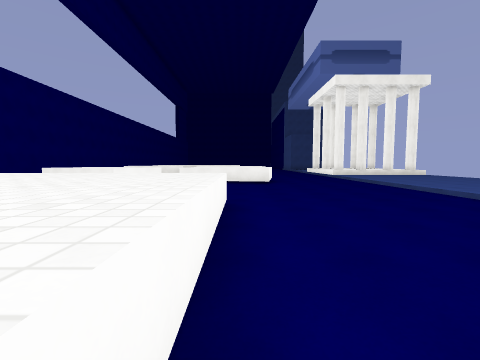
view 1 (above)

18 first-person views from a walk through a scene from a Unity 3-D project. The camera is 1.5 m above the floor, tilts 4° down and sees 90° across. The floor is counted in squares, 2 m on a side. Each view is taken from the middle of a square. On the plan, view 1 faces up. The plan holds only what a view shows up to about 9 squares ahead; the rest is blank. The place goes on beyond the plan. The player character is not drawn. Some surface patterns are stand-ins.

view 2
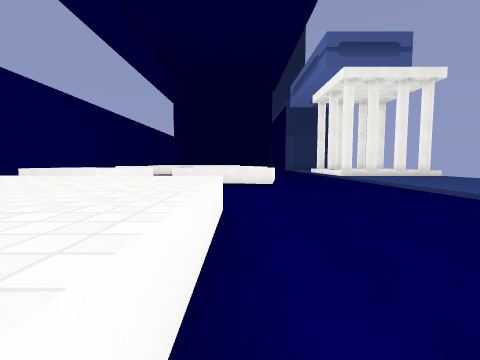

view 3
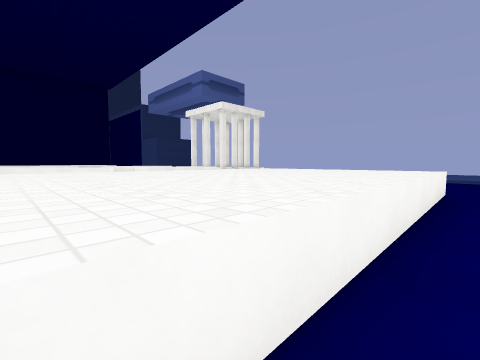

view 4
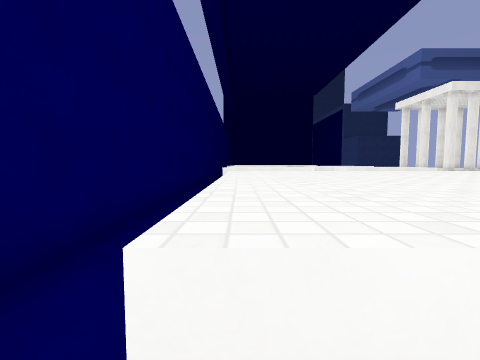

view 5
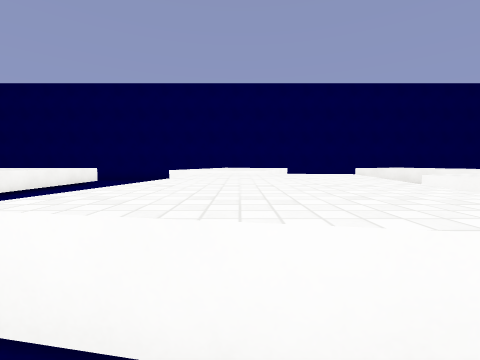

view 6
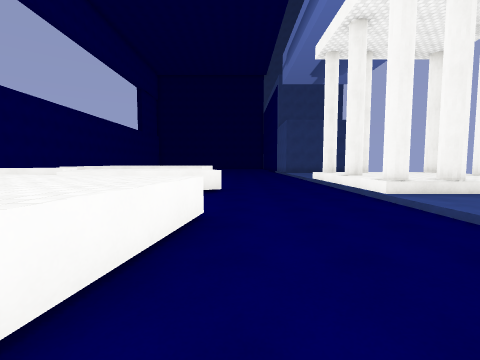

view 7
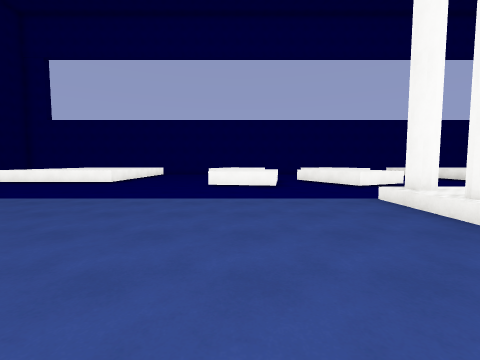

view 8
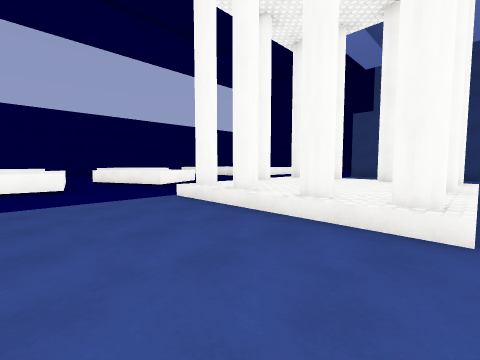

view 9
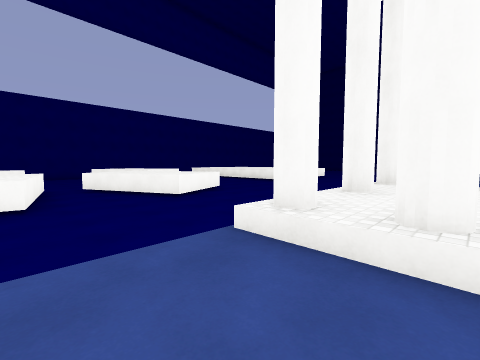

view 10
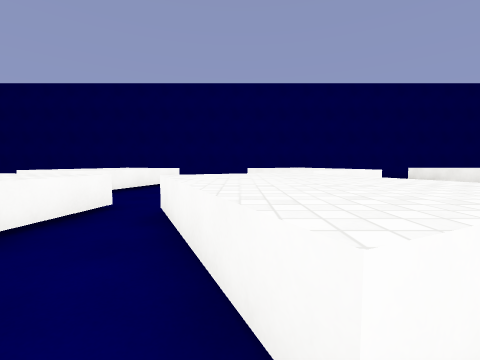

view 11
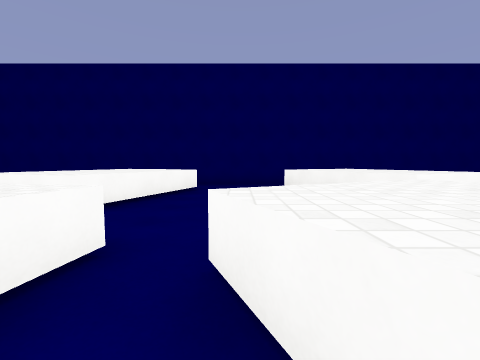

view 12
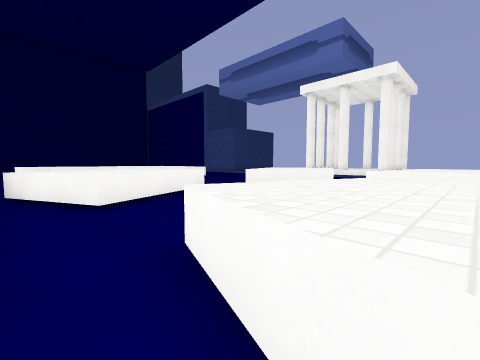

view 13
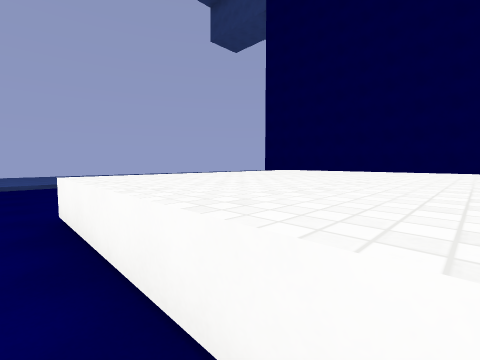

view 14
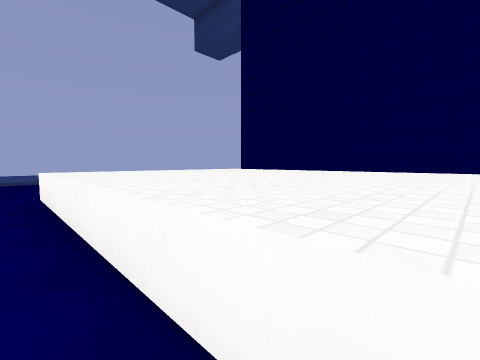

view 15
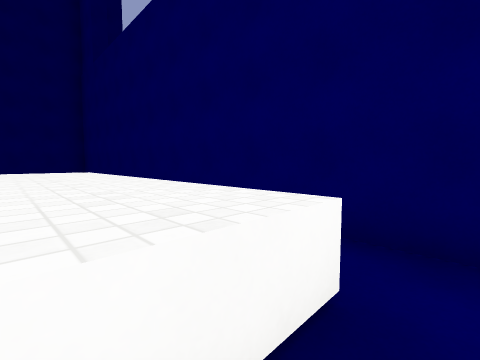

view 16
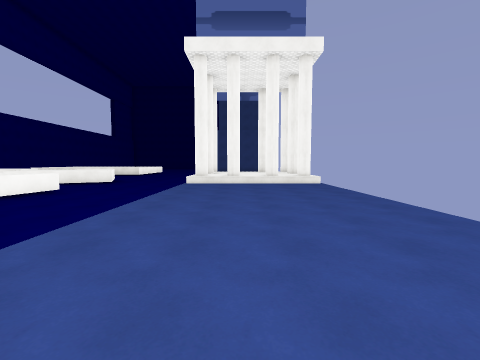

view 17
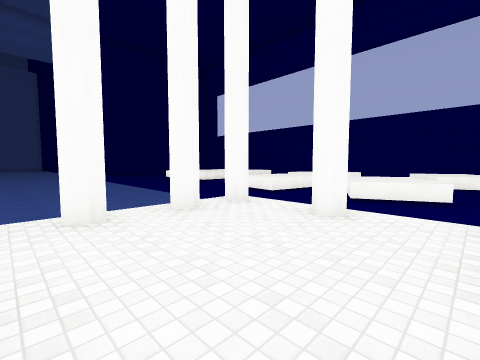

view 18
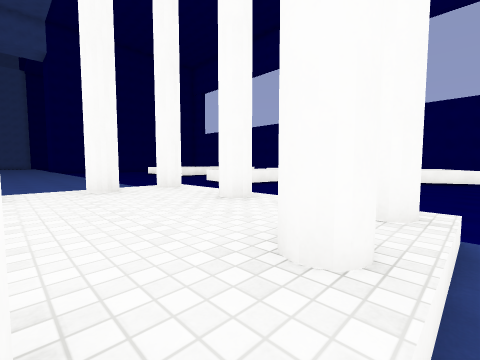

### Floor plan
Key: @ floor where view 1 was taken; # wall or solid block; x gap in a wall; . main floor; : floor 0.25 m higher than the main floor; + floor 0.75 m higher than the main floor; / step, stairs or slope; ^ raised ledge.
Columns run from 9 left of view 1 to 10 right of it. Each row starts with its distance up from view 1.
 18 #   ^         ////
 17 #.^^^.        //x/+:
 16 #^^^^^  .^.   /+++++
 15 #.^^.  ^^^^   /#+++:
 14  ..    ^^^^.  /+++++
 13   ..   .^.  ..//x///
 12   ..   ...  ../:::::
 11   ^^^. ^^^^  ./:::::
 10  .^^^^ ^^^^. ./:::::
  9  x^^^^ ..^^  ./:::::
  8 #          . ./:::::
  7 #            ./:::::
  6              ./::::
  5    . ..      ./::::
  4 # ^^^^^^^.   ./:::
  3 #.^^^^^^^.
  2 #.^^^^^^^.
  1 #.^^^^^^^.
  0  .^^^^^^^@
 -1   .
 -2
 -3
 -4
 -5
 -6   #####

Positions as (right, up) in squares from view 1, and headings:
1: (0, 0), facing up
2: (0, 1), facing up
3: (-7, -1), facing up-right
4: (-7, -1), facing up
5: (2, 10), facing left
6: (2, 8), facing up
7: (10, 10), facing left
8: (10, 10), facing up-left
9: (7, 11), facing up-left
10: (2, 14), facing left
11: (0, 13), facing left
12: (-8, 10), facing up-right
13: (-4, 5), facing down-right
14: (-6, 5), facing down-right
15: (-6, 5), facing down-left
16: (7, 4), facing up
17: (9, 17), facing down-left
18: (8, 18), facing down-left
